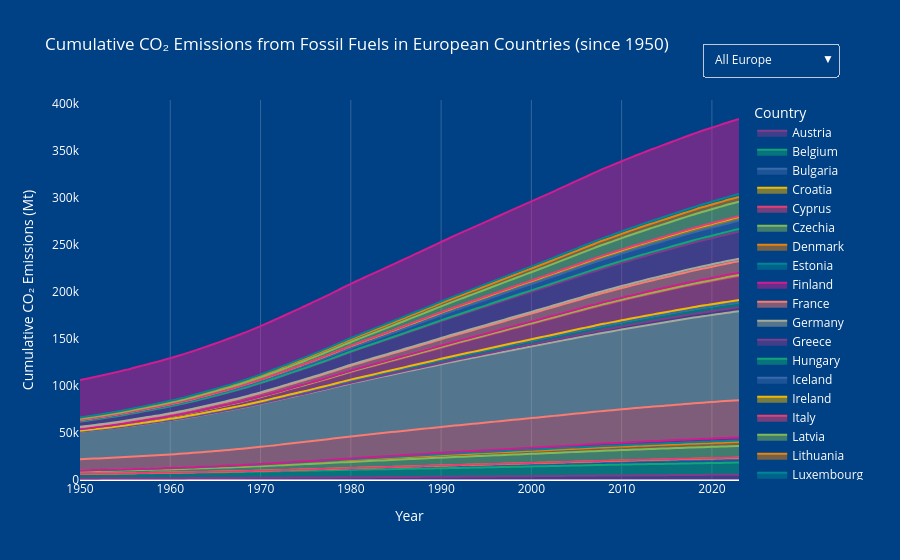

Here is the notebook cell this chart was saved with:
### Code cell
import pandas as pd
import plotly.express as px

# 1) Data laden en filteren voor álle Europese landen sinds 1950
owid_co2_data_df = pd.read_csv('owid-co2-data.csv')
european_countries = [
    'Austria','Belgium','Bulgaria','Croatia','Cyprus','Czechia','Denmark',
    'Estonia','Finland','France','Germany','Greece','Hungary','Ireland',
    'Italy','Latvia','Lithuania','Luxembourg','Malta','Netherlands',
    'Poland','Portugal','Romania','Slovakia','Slovenia','Spain','Sweden',
    'United Kingdom','Norway','Switzerland','Iceland'
]
df_cumulative = owid_co2_data_df[
    (owid_co2_data_df['country'].isin(european_countries)) &
    (owid_co2_data_df['year'] >= 1950)
].copy()

# 2) Data bewerken
df_cumulative = df_cumulative[['country','year','cumulative_co2']].dropna()
df_cumulative['cumulative_co2'] = pd.to_numeric(df_cumulative['cumulative_co2'])

# 3) Contrasterende kleuren per land
contrast_colors = px.colors.qualitative.Bold

# 4) Stacked area chart met spline
fig = px.area(
    df_cumulative,
    x="year",
    y="cumulative_co2",
    color="country",
    line_group="country",
    hover_name="country",
    title="Cumulative CO₂ Emissions from Fossil Fuels\nin European Countries (since 1950)",
    labels={"year":"Year","cumulative_co2":"Cumulative CO₂ Emissions (Mt)"},
    color_discrete_sequence=contrast_colors,
    line_shape='spline'
)
for trace in fig.data:
    trace.line.smoothing = 1.3

# 5) Regio-definities voor de filter
west  = ['Belgium','France','Ireland','Luxembourg','Netherlands','United Kingdom']
south = ['Croatia','Cyprus','Greece','Italy','Malta','Portugal','Spain']
north = ['Denmark','Estonia','Finland','Iceland','Latvia','Lithuania','Norway','Sweden']
east  = ['Austria','Bulgaria','Czechia','Germany','Hungary','Poland','Romania','Slovakia','Slovenia','Switzerland']

# 6) Dropdown-buttons met region filter
trace_names = [t.name for t in fig.data]
buttons = [
    dict(label='All Europe',
         method='update',
         args=[{'visible': [True]*len(trace_names)}, {'title':'All Europe'}]),
    dict(label='Western Europe',
         method='update',
         args=[{'visible': [name in west for name in trace_names]}, {'title':'Western Europe'}]),
    dict(label='Southern Europe',
         method='update',
         args=[{'visible': [name in south for name in trace_names]}, {'title':'Southern Europe'}]),
    dict(label='Northern Europe',
         method='update',
         args=[{'visible': [name in north for name in trace_names]}, {'title':'Northern Europe'}]),
    dict(label='Eastern Europe',
         method='update',
         args=[{'visible': [name in east for name in trace_names]}, {'title':'Eastern Europe'}])
]

fig.update_layout(
    updatemenus=[dict(
        active=0,
        buttons=buttons,
        x=1.15, y=1.15,
        xanchor='right', yanchor='top'
    )],
    legend=dict(
        title='Country',
        itemclick='toggle',
        itemdoubleclick='toggleothers'
    ),
    paper_bgcolor='#004084',
    plot_bgcolor='#004084',
    font_color='white'
)

# 7) Styling assen en grid
fig.update_xaxes(
    showgrid=True, gridcolor='rgba(255,255,255,0.2)',
    zerolinecolor='white', tickfont_color='white', title_font_color='white'
)
fig.update_yaxes(
    showgrid=False, tickfont_color='white', title_font_color='white'
)

fig.show()
